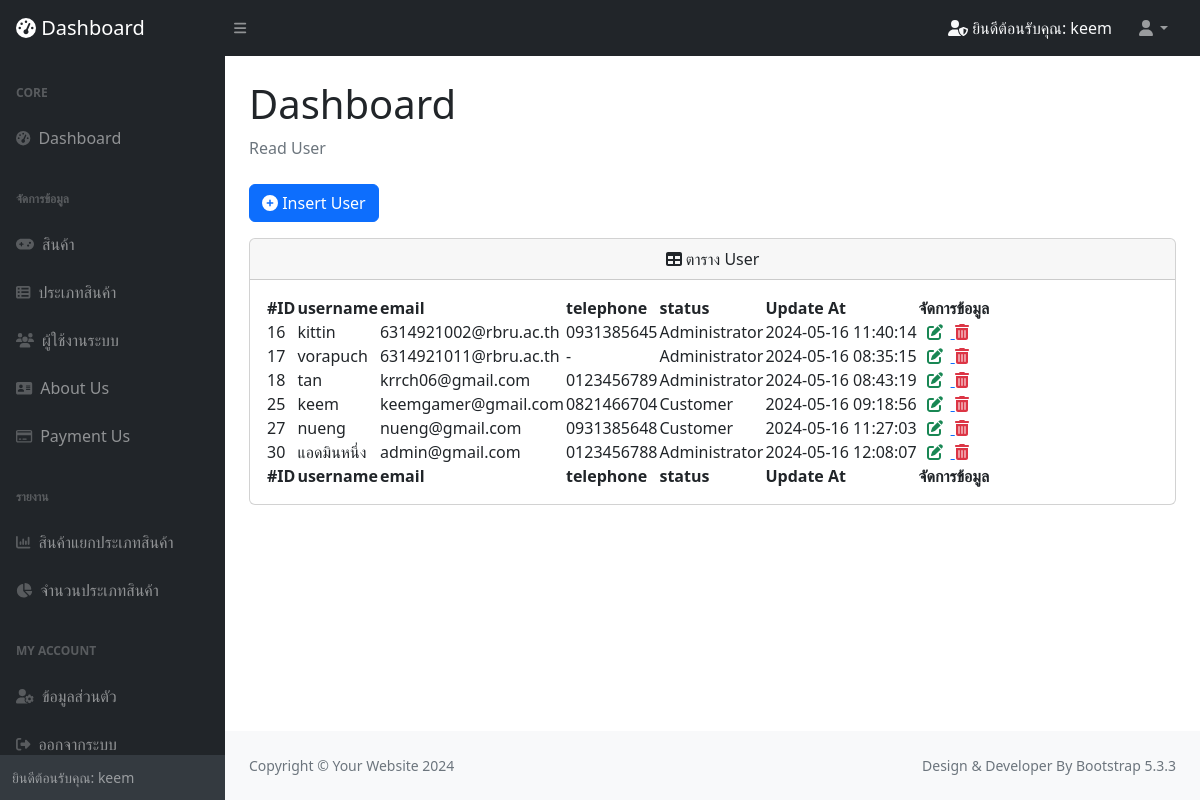
/security/read_user (signed in), run on the app's committed database.
### tables this page shows
CREATE TABLE `user` (
  `user_id` int(100) UNSIGNED NOT NULL,
  `user_username` varchar(100) NOT NULL,
  `user_email` varchar(100) NOT NULL,
  `user_password` varchar(100) NOT NULL,
  `user_telephone` varchar(11) NOT NULL,
  `user_address` text NOT NULL,
  `user_status` enum('0','1') NOT NULL DEFAULT '0',
  `user_date` datetime NOT NULL
);

### security/read_user.php (the view)
<html lang="en">
<head>
    <?php
    require 'session.php';
    require "../connection/connectdb.php";
    $sql_user = "SELECT * FROM user";
    $res_user = mysqli_query($dbcon, $sql_user);
    ?>
</head>
<body class="sb-nav-fixed">
    <?php require 'components/navbar.php'; ?>
    <div id="layoutSidenav_content">
        <main>
            <div class="container-fluid px-4">
                <h1 class="mt-4">Dashboard</h1>
                <ol class="breadcrumb mb-4">
                    <li class="breadcrumb-item active">Read User</li>
                </ol>
                <a href="frm_user" class="btn btn-primary mb-3"><i class="fa-solid fa-circle-plus"> </i> Insert User</a>
                <div class="card mb-4">
                    <div class="card-header">
                        <center>
                            <i class="fa-solid fa-table"></i>
                            ตาราง User
                        </center>
                    </div>
                    <div class="card-body">
                        <table id="datatablesSimple">
                            <thead>
                                <tr>
                                    <th>#ID</th>
                                    <th>username</th>
                                    <th>email</th>
                                    <th>telephone</th>
                                    <th>status</th>
                                    <th>Update At</th>
                                    <th>จัดการข้อมูล</th>
                                </tr>
                            </thead>
                            <tfoot>
                                <tr>
                                    <th>#ID</th>
                                    <th>username</th>
                                    <th>email</th>
                                    <th>telephone</th>
                                    <th>status</th>
                                    <th>Update At</th>
                                    <th>จัดการข้อมูล</th>
                                </tr>
                            </tfoot>
                            <tbody>
                                <?php
                                while ($row_user = mysqli_fetch_assoc($res_user)) {
                                ?>
                                    <tr>
                                        <td><?php echo $row_user['user_id']; ?></td>
                                        <td><?php echo $row_user['user_username']; ?></td>
                                        <td><?php echo $row_user['user_email']; ?></td>
                                        <td><?php echo $row_user['user_telephone']; ?></td>
                                        <td><?php if ($row_user['user_status'] == 0) {
                                                echo "Customer";
                                            }
                                            if ($row_user['user_status'] == 1) {
                                                echo "Administrator";
                                            } ?></td>
                                        <td><?php echo $row_user['user_date']; ?></td>
                                        <td>
                                            <a href="frm_update_user?id=<?= $row_user['user_id']; ?>"><i class="fa-solid fa-pen-to-square text-success mx-2"></i> </a>
                                            <a href="delete_user?id=<?= $row_user['user_id']; ?>"><i class="fa-solid fa-trash-can text-danger"></i> </a>
                                        </td>
                                    </tr>
                                <?php } ?>
                            </tbody>
                        </table>
                    </div>
                </div>
            </div>
        </main>
        <?php require 'components/footer.php'; ?>
</body>
</html>

### security/components/navbar.php (shortened to what this page needs)
<nav class="sb-topnav navbar navbar-expand navbar-dark bg-dark">
    <a class="navbar-brand ps-3" href="index"><i class="fa-solid fa-gauge-high"> </i> Dashboard</a>
    <button class="btn btn-link btn-sm order-1 order-lg-0 me-4 me-lg-0" id="sidebarToggle" href="#!"><i class="fas fa-bars"></i></button>
    <form class="d-none d-md-inline-block form-inline ms-auto me-0 me-md-3 my-2 my-md-0 text-light">
        <i class="fa-solid fa-user-shield"></i> ยินดีต้อนรับคุณ: <?php echo "$s_user_username"; ?>
    </form>
    <ul class="navbar-nav ms-auto ms-md-0 me-3 me-lg-4">
        <li class="nav-item dropdown">
            <a class="nav-link dropdown-toggle" id="navbarDropdown" href="#" role="button" data-bs-toggle="dropdown" aria-expanded="false"><i class="fas fa-user fa-fw"></i></a>
        </li>
    </ul>
</nav>
<div id="layoutSidenav">
    <div id="layoutSidenav_nav">
        <nav class="sb-sidenav accordion sb-sidenav-dark" id="sidenavAccordion">
            <div class="sb-sidenav-menu">
                <div class="nav">
                    <div class="sb-sidenav-menu-heading">core</div>
                    <a class="nav-link" href="index">
                        <div class="sb-nav-link-icon"><i class="fa-solid fa-gauge-high"></i></div>
                        Dashboard
                    </a>
                    <div class="sb-sidenav-menu-heading">จัดการข้อมูล</div>
                    <a class="nav-link" href="read_product">
                        <div class="sb-nav-link-icon"><i class="fa-solid fa-gamepad"></i></div>
                        สินค้า
                    </a>
                    <a class="nav-link" href="read_type">
                        <div class="sb-nav-link-icon"><i class="fa-solid fa-table-list"></i></div>
                        ประเภทสินค้า
                    </a>
                    <a class="nav-link" href="read_user">
                        <div class="sb-nav-link-icon"><i class="fa-solid fa-users"></i></div>
                        ผู้ใช้งานระบบ
                    </a>
                    <a class="nav-link" href="read_about">
                        <div class="sb-nav-link-icon"><i class="fa-solid fa-address-card"></i></div>
                        About Us
                    </a>
                    <a class="nav-link" href="read_payment">
                        <div class="sb-nav-link-icon"><i class="fa-regular fa-credit-card"></i></div>
                        Payment Us
                    </a>
                    <div class="sb-sidenav-menu-heading">รายงาน</div>
                    <a class="nav-link" href="report_product_type">
                        <div class="sb-nav-link-icon"><i class="fa-solid fa-chart-column"></i></div>
                        สินค้าแยกประเภทสินค้า
                    </a>
                    <a class="nav-link" href="report_type">
                        <div class="sb-nav-link-icon"><i class="fa-solid fa-chart-pie"></i></div>
                        จำนวนประเภทสินค้า
                    </a>
                    <div class="sb-sidenav-menu-heading">My Account</div>
                    <a class="nav-link" href="read_account">
                        <div class="sb-nav-link-icon"><i class="fa-solid fa-user-gear"></i></div>
                        ข้อมูลส่วนตัว
                    </a>
                    <a class="nav-link" href="logout">
                        <div class="sb-nav-link-icon"><i class="fa-solid fa-right-from-bracket"></i></div>
                        ออกจากระบบ
                    </a>
                </div>
            </div>
            <div class="sb-sidenav-footer">
                <div class="small">ยินดีต้อนรับคุณ: <?php echo "$s_user_username"; ?></div>
            </div>
        </nav>
    </div>

### data on the page
user: user_username "keem", user_id "25", user_email "keemgamer@gmail.com", user_telephone "0821466704", user_status "Customer", user_date "2024-05-16 09:18:56"
user: user_id "16", user_username "kittin", user_email "6314921002@rbru.ac.th", user_telephone "0931385645", user_status "Administrator", user_date "2024-05-16 11:40:14"
user: user_id "17", user_username "vorapuch", user_email "6314921011@rbru.ac.th", user_telephone "-", user_status "Administrator", user_date "2024-05-16 08:35:15"
user: user_id "18", user_username "tan", user_email "krrch06@gmail.com", user_telephone "0123456789", user_status "Administrator", user_date "2024-05-16 08:43:19"
user: user_id "27", user_username "nueng", user_email "nueng@gmail.com", user_telephone "0931385648", user_status "Customer", user_date "2024-05-16 11:27:03"
user: user_id "30", user_username "แอดมินหนึ่ง", user_email "admin@gmail.com", user_telephone "0123456788", user_status "Administrator", user_date "2024-05-16 12:08:07"
